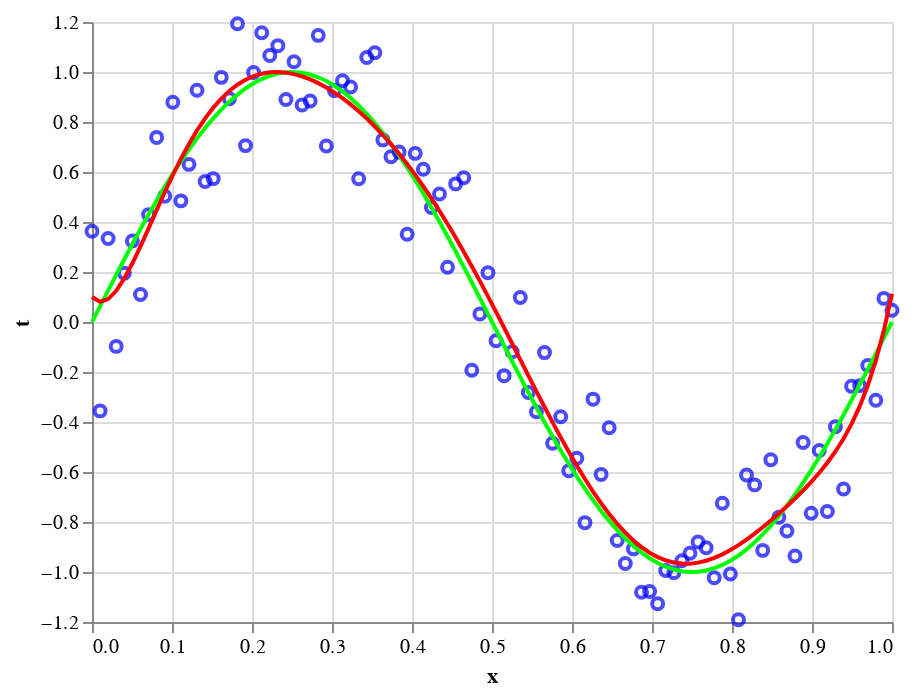

Here is the notebook cell this chart was saved with:
### Code cell
power = 9

f = polynomial(x_train_n100, t_train_n100, power=power)

data = pd.DataFrame({
    'x': x_test,
    't': f(x_test),
})

chart_train = alt.Chart(df_train_n100).mark_point(color='blue').encode(
    x='x',
    y='t',
)

chart_pred = alt.Chart(data).mark_line(color='red').encode(
    x='x',
    y='t',
)

chart_train + chart_test + chart_pred

### Figure 1 — Vega-Lite specification as saved in the notebook (floating-point values rounded to 4 significant figures)
{"config": {"view": {"continuousWidth": 400, "continuousHeight": 300}}, "layer": [{"data": {"name": "data-fb643b2ad9601301ba0e368f8a612cb4"}, "mark": {"type": "point", "color": "blue"}, "encoding": {"x": {"type": "quantitative", "field": "x"}, "y": {"type": "quantitative", "field": "t"}}}, {"data": {"name": "data-39f392daf85fbdc83952a670b62c54a6"}, "mark": {"type": "line", "color": "lime"}, "encoding": {"x": {"type": "quantitative", "field": "x"}, "y": {"type": "quantitative", "field": "t"}}}, {"data": {"name": "data-072d3bfef29bd9a0ecfb3d148cd13801"}, "mark": {"type": "line", "color": "red"}, "encoding": {"x": {"type": "quantitative", "field": "x"}, "y": {"type": "quantitative", "field": "t"}}}], "$schema": "https://vega.github.io/schema/vega-lite/v4.8.1.json", "datasets": {"data-fb643b2ad9601301ba0e368f8a612cb4": [{"x": 0.0, "t": 0.363}, {"x": 0.0101, "t": -0.3555}, {"x": 0.0202, "t": 0.3338}, {"x": 0.0303, "t": -0.09758}, {"x": 0.0404, "t": 0.1955}, {"x": 0.05051, "t": 0.3239}, {"x": 0.06061, "t": 0.11}, {"x": 0.07071, "t": 0.4295}, {"x": 0.08081, "t": 0.7384}, {"x": 0.09091, "t": 0.5034}, {"x": 0.101, "t": 0.8789}, {"x": 0.1111, "t": 0.4846}, {"x": 0.1212, "t": 0.6305}, {"x": 0.1313, "t": 0.927}, {"x": 0.1414, "t": 0.5621}, {"x": 0.1515, "t": 0.5735}, {"x": 0.1616, "t": 0.9785}, {"x": 0.1717, "t": 0.8928}, {"x": 0.1818, "t": 1.193}, {"x": 0.1919, "t": 0.7056}, {"x": 0.202, "t": 0.9981}, {"x": 0.2121, "t": 1.157}, {"x": 0.2222, "t": 1.066}, {"x": 0.2323, "t": 1.105}, {"x": 0.2424, "t": 0.8898}, {"x": 0.2525, "t": 1.041}, {"x": 0.2626, "t": 0.8678}, {"x": 0.2727, "t": 0.8841}, {"x": 0.2828, "t": 1.147}, {"x": 0.2929, "t": 0.7038}, {"x": 0.303, "t": 0.9256}, {"x": 0.3131, "t": 0.9647}, {"x": 0.3232, "t": 0.9398}, {"x": 0.3333, "t": 0.5732}, {"x": 0.3434, "t": 1.058}, {"x": 0.3535, "t": 1.077}, {"x": 0.3636, "t": 0.7285}, {"x": 0.3737, "t": 0.661}, {"x": 0.3838, "t": 0.6796}, {"x": 0.3939, "t": 0.3509}, {"x": 0.404, "t": 0.6745}, {"x": 0.4141, "t": 0.6108}, {"x": 0.4242, "t": 0.458}, {"x": 0.4343, "t": 0.512}, {"x": 0.4444, "t": 0.2193}, {"x": 0.4545, "t": 0.5525}, {"x": 0.4646, "t": 0.5773}, {"x": 0.4747, "t": -0.1927}, {"x": 0.4848, "t": 0.032}, {"x": 0.4949, "t": 0.197}, {"x": 0.5051, "t": -0.07491}, {"x": 0.5152, "t": -0.2146}, {"x": 0.5253, "t": -0.119}, {"x": 0.5354, "t": 0.09833}, {"x": 0.5455, "t": -0.2821}, {"x": 0.5556, "t": -0.3591}, {"x": 0.5657, "t": -0.1224}, {"x": 0.5758, "t": -0.4849}, {"x": 0.5859, "t": -0.3787}, {"x": 0.596, "t": -0.5949}, {"x": 0.6061, "t": -0.545}, {"x": 0.6162, "t": -0.8026}, {"x": 0.6263, "t": -0.3086}, {"x": 0.6364, "t": -0.6096}, {"x": 0.6465, "t": -0.4231}, {"x": 0.6566, "t": -0.8741}, {"x": 0.6667, "t": -0.9663}, {"x": 0.6768, "t": -0.9074}, {"x": 0.6869, "t": -1.081}, {"x": 0.697, "t": -1.078}, {"x": 0.7071, "t": -1.127}, {"x": 0.7172, "t": -0.994}, {"x": 0.7273, "t": -1.003}, {"x": 0.7374, "t": -0.955}, {"x": 0.7475, "t": -0.9247}, {"x": 0.7576, "t": -0.8798}, {"x": 0.7677, "t": -0.9033}, {"x": 0.7778, "t": -1.023}, {"x": 0.7879, "t": -0.7247}, {"x": 0.798, "t": -1.008}, {"x": 0.8081, "t": -1.191}, {"x": 0.8182, "t": -0.6122}, {"x": 0.8283, "t": -0.6515}, {"x": 0.8384, "t": -0.9135}, {"x": 0.8485, "t": -0.551}, {"x": 0.8586, "t": -0.7809}, {"x": 0.8687, "t": -0.8362}, {"x": 0.8788, "t": -0.9359}, {"x": 0.8889, "t": -0.4822}, {"x": 0.899, "t": -0.7652}, {"x": 0.9091, "t": -0.514}, {"x": 0.9192, "t": -0.758}, {"x": 0.9293, "t": -0.4193}, {"x": 0.9394, "t": -0.6682}, {"x": 0.9495, "t": -0.2574}, {"x": 0.9596, "t": -0.2545}, {"x": 0.9697, "t": -0.1743}, {"x": 0.9798, "t": -0.3127}, {"x": 0.9899, "t": 0.09444}, {"x": 1.0, "t": 0.04721}], "data-39f392daf85fbdc83952a670b62c54a6": [{"x": 0.0, "t": 0.0}, {"x": 0.0101, "t": 0.06342}, {"x": 0.0202, "t": 0.1266}, {"x": 0.0303, "t": 0.1893}, {"x": 0.0404, "t": 0.2511}, {"x": 0.05051, "t": 0.312}, {"x": 0.06061, "t": 0.3717}, {"x": 0.07071, "t": 0.4298}, {"x": 0.08081, "t": 0.4862}, {"x": 0.09091, "t": 0.5406}, {"x": 0.101, "t": 0.5929}, {"x": 0.1111, "t": 0.6428}, {"x": 0.1212, "t": 0.6901}, {"x": 0.1313, "t": 0.7346}, {"x": 0.1414, "t": 0.7761}, {"x": 0.1515, "t": 0.8146}, {"x": 0.1616, "t": 0.8497}, {"x": 0.1717, "t": 0.8815}, {"x": 0.1818, "t": 0.9096}, {"x": 0.1919, "t": 0.9341}, {"x": 0.202, "t": 0.9549}, {"x": 0.2121, "t": 0.9718}, {"x": 0.2222, "t": 0.9848}, {"x": 0.2323, "t": 0.9938}, {"x": 0.2424, "t": 0.9989}, {"x": 0.2525, "t": 0.9999}, {"x": 0.2626, "t": 0.9969}, {"x": 0.2727, "t": 0.9898}, {"x": 0.2828, "t": 0.9788}, {"x": 0.2929, "t": 0.9638}, {"x": 0.303, "t": 0.945}, {"x": 0.3131, "t": 0.9224}, {"x": 0.3232, "t": 0.896}, {"x": 0.3333, "t": 0.866}, {"x": 0.3434, "t": 0.8326}, {"x": 0.3535, "t": 0.7958}, {"x": 0.3636, "t": 0.7557}, {"x": 0.3737, "t": 0.7127}, {"x": 0.3838, "t": 0.6668}, {"x": 0.3939, "t": 0.6182}, {"x": 0.404, "t": 0.5671}, {"x": 0.4141, "t": 0.5137}, {"x": 0.4242, "t": 0.4582}, {"x": 0.4343, "t": 0.4009}, {"x": 0.4444, "t": 0.342}, {"x": 0.4545, "t": 0.2817}, {"x": 0.4646, "t": 0.2203}, {"x": 0.4747, "t": 0.158}, {"x": 0.4848, "t": 0.09506}, {"x": 0.4949, "t": 0.03173}, {"x": 0.5051, "t": -0.03173}, {"x": 0.5152, "t": -0.09506}, {"x": 0.5253, "t": -0.158}, {"x": 0.5354, "t": -0.2203}, {"x": 0.5455, "t": -0.2817}, {"x": 0.5556, "t": -0.342}, {"x": 0.5657, "t": -0.4009}, {"x": 0.5758, "t": -0.4582}, {"x": 0.5859, "t": -0.5137}, {"x": 0.596, "t": -0.5671}, {"x": 0.6061, "t": -0.6182}, {"x": 0.6162, "t": -0.6668}, {"x": 0.6263, "t": -0.7127}, {"x": 0.6364, "t": -0.7557}, {"x": 0.6465, "t": -0.7958}, {"x": 0.6566, "t": -0.8326}, {"x": 0.6667, "t": -0.866}, {"x": 0.6768, "t": -0.896}, {"x": 0.6869, "t": -0.9224}, {"x": 0.697, "t": -0.945}, {"x": 0.7071, "t": -0.9638}, {"x": 0.7172, "t": -0.9788}, {"x": 0.7273, "t": -0.9898}, {"x": 0.7374, "t": -0.9969}, {"x": 0.7475, "t": -0.9999}, {"x": 0.7576, "t": -0.9989}, {"x": 0.7677, "t": -0.9938}, {"x": 0.7778, "t": -0.9848}, {"x": 0.7879, "t": -0.9718}, {"x": 0.798, "t": -0.9549}, {"x": 0.8081, "t": -0.9341}, {"x": 0.8182, "t": -0.9096}, {"x": 0.8283, "t": -0.8815}, {"x": 0.8384, "t": -0.8497}, {"x": 0.8485, "t": -0.8146}, {"x": 0.8586, "t": -0.7761}, {"x": 0.8687, "t": -0.7346}, {"x": 0.8788, "t": -0.6901}, {"x": 0.8889, "t": -0.6428}, {"x": 0.899, "t": -0.5929}, {"x": 0.9091, "t": -0.5406}, {"x": 0.9192, "t": -0.4862}, {"x": 0.9293, "t": -0.4298}, {"x": 0.9394, "t": -0.3717}, {"x": 0.9495, "t": -0.312}, {"x": 0.9596, "t": -0.2511}, {"x": 0.9697, "t": -0.1893}, {"x": 0.9798, "t": -0.1266}, {"x": 0.9899, "t": -0.06342}, {"x": 1.0, "t": -2.449e-16}], "data-072d3bfef29bd9a0ecfb3d148cd13801": [{"x": 0.0, "t": 0.09984}, {"x": 0.0101, "t": 0.08097}, {"x": 0.0202, "t": 0.09167}, {"x": 0.0303, "t": 0.1248}, {"x": 0.0404, "t": 0.1742}, {"x": 0.05051, "t": 0.235}, {"x": 0.06061, "t": 0.3029}, {"x": 0.07071, "t": 0.3746}, {"x": 0.08081, "t": 0.4473}, {"x": 0.09091, "t": 0.5188}, {"x": 0.101, "t": 0.5876}, {"x": 0.1111, "t": 0.6523}, {"x": 0.1212, "t": 0.7121}, {"x": 0.1313, "t": 0.7664}, {"x": 0.1414, "t": 0.8148}, {"x": 0.1515, "t": 0.8573}, {"x": 0.1616, "t": 0.8937}, {"x": 0.1717, "t": 0.9243}, {"x": 0.1818, "t": 0.9493}, {"x": 0.1919, "t": 0.9689}, {"x": 0.202, "t": 0.9834}, {"x": 0.2121, "t": 0.9932}, {"x": 0.2222, "t": 0.9985}, {"x": 0.2323, "t": 0.9999}, {"x": 0.2424, "t": 0.9974}, {"x": 0.2525, "t": 0.9915}, {"x": 0.2626, "t": 0.9824}, {"x": 0.2727, "t": 0.9703}, {"x": 0.2828, "t": 0.9554}, {"x": 0.2929, "t": 0.9379}, {"x": 0.303, "t": 0.9178}, {"x": 0.3131, "t": 0.8953}, {"x": 0.3232, "t": 0.8704}, {"x": 0.3333, "t": 0.8433}, {"x": 0.3434, "t": 0.8138}, {"x": 0.3535, "t": 0.782}, {"x": 0.3636, "t": 0.7479}, {"x": 0.3737, "t": 0.7115}, {"x": 0.3838, "t": 0.6727}, {"x": 0.3939, "t": 0.6317}, {"x": 0.404, "t": 0.5883}, {"x": 0.4141, "t": 0.5426}, {"x": 0.4242, "t": 0.4946}, {"x": 0.4343, "t": 0.4444}, {"x": 0.4444, "t": 0.392}, {"x": 0.4545, "t": 0.3376}, {"x": 0.4646, "t": 0.2813}, {"x": 0.4747, "t": 0.2231}, {"x": 0.4848, "t": 0.1635}, {"x": 0.4949, "t": 0.1024}, {"x": 0.5051, "t": 0.0402}, {"x": 0.5152, "t": -0.02285}, {"x": 0.5253, "t": -0.08648}, {"x": 0.5354, "t": -0.1504}, {"x": 0.5455, "t": -0.2142}, {"x": 0.5556, "t": -0.2775}, {"x": 0.5657, "t": -0.3401}, {"x": 0.5758, "t": -0.4015}, {"x": 0.5859, "t": -0.4614}, {"x": 0.596, "t": -0.5193}, {"x": 0.6061, "t": -0.575}, {"x": 0.6162, "t": -0.6281}, {"x": 0.6263, "t": -0.6782}, {"x": 0.6364, "t": -0.7249}, {"x": 0.6465, "t": -0.7681}, {"x": 0.6566, "t": -0.8075}, {"x": 0.6667, "t": -0.8428}, {"x": 0.6768, "t": -0.8739}, {"x": 0.6869, "t": -0.9005}, {"x": 0.697, "t": -0.9227}, {"x": 0.7071, "t": -0.9403}, {"x": 0.7172, "t": -0.9535}, {"x": 0.7273, "t": -0.9621}, {"x": 0.7374, "t": -0.9664}, {"x": 0.7475, "t": -0.9665}, {"x": 0.7576, "t": -0.9626}, {"x": 0.7677, "t": -0.9549}, {"x": 0.7778, "t": -0.9437}, {"x": 0.7879, "t": -0.9293}, {"x": 0.798, "t": -0.9121}, {"x": 0.8081, "t": -0.8923}, {"x": 0.8182, "t": -0.8704}, {"x": 0.8283, "t": -0.8465}, {"x": 0.8384, "t": -0.821}, {"x": 0.8485, "t": -0.7942}, {"x": 0.8586, "t": -0.766}, {"x": 0.8687, "t": -0.7367}, {"x": 0.8788, "t": -0.7061}, {"x": 0.8889, "t": -0.6739}, {"x": 0.899, "t": -0.6398}, {"x": 0.9091, "t": -0.6031}, {"x": 0.9192, "t": -0.5629}, {"x": 0.9293, "t": -0.518}, {"x": 0.9394, "t": -0.4668}, {"x": 0.9495, "t": -0.4075}, {"x": 0.9596, "t": -0.3376}, {"x": 0.9697, "t": -0.2544}, {"x": 0.9798, "t": -0.1544}, {"x": 0.9899, "t": -0.03352}, {"x": 1.0, "t": 0.1128}]}}
